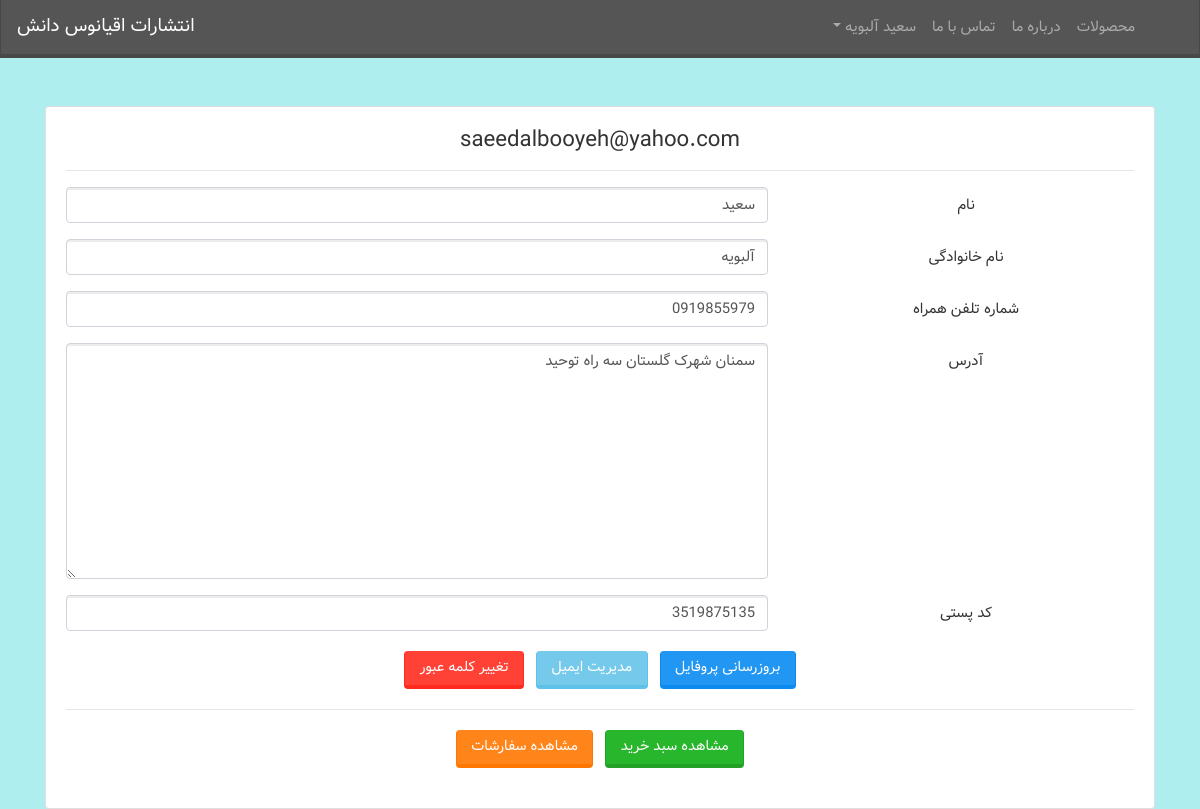
Page /user/profile/ (signed in) on the committed database.
### users/models.py (models this page shows, shortened)
class User(AbstractBaseUser, PermissionsMixin):
    email = models.EmailField(max_length=254, unique=True, verbose_name='پست الکترونیک')
    first_name = models.CharField(max_length=50, null=True, verbose_name='نام')
    last_name = models.CharField(max_length=50, null=True, verbose_name='نام خانوادگی')
    phone_number = models.CharField(max_length=10, blank=True, null=True, verbose_name='شماره تلفن همراه')
    address = models.TextField(null=True, blank=True, verbose_name='آدرس')
    postal_code = models.CharField(max_length=10, null=True, blank=True, verbose_name='کد پستی')
    is_staff = models.BooleanField(default=False)
    is_superuser = models.BooleanField(default=False)
    is_active = models.BooleanField(default=True, verbose_name='فعال')
    last_login = models.DateTimeField(null=True, blank=True, verbose_name='تاریخ آخرین ورود')
    date_joined = models.DateTimeField(auto_now_add=True, verbose_name='تاریخ عضویت')
    class Meta:
        verbose_name = 'کاربر'
        verbose_name_plural = 'کاربران'
    USERNAME_FIELD = 'email'
    EMAIL_FIELD = 'email'
    REQUIRED_FIELDS = []
    objects = UserManager()
    def get_full_name(self):
        if self.is_superuser:
            return 'مدیر سایت'
        else:
            return "{} {}".format(self.first_name, self.last_name)

### users/views.py (the view)
# urls.py: path('profile/', UserProfileView.as_view(), name='profile'),
class UserProfileView(LoginRequiredMixin, UpdateView):
    template_name = 'users/profile.html'
    model = User
    form_class = ProfileForm
    def get_object(self, queryset=None):
        return self.request.user

### users/forms.py
class ProfileForm(ModelForm):
    class Meta:
        model = User
        fields = ('first_name', 'last_name', 'phone_number', 'address', 'postal_code')
        widgets = {
            'first_name': TextInput(attrs={'class': 'form-control here'}),
            'last_name': TextInput(attrs={'class': 'form-control here'}),
            'phone_number': TextInput(attrs={'class': 'form-control here'}),
            'postal_code': TextInput(attrs={'class': 'form-control here'}),
            'address': Textarea(attrs={'class': 'form-control'}),
        }

### users/templates/users/profile.html (shortened to what this page needs)
{% extends "base.html" %}
{% load static %}
{% block content %}
<div class="container rtl-div text-center mt-5">
	<div class="row">
		<div class="col-md-12">
		    <div class="card">
		        <div class="card-body">
		            <div class="row">
		                <div class="col-md-12">
		                    <h4>{{ request.user.email }}</h4>
		                    <hr>
		                </div>
		            </div>
		            <div class="row">
		                <div class="col-md-12">
		                    <form method="POST">
                              <div class="form-group row">
                                <label class="col-4 col-form-label">نام</label>
                                <div class="col-8">
                                  {{ form.first_name }}
                                </div>
                              </div>
                              <div class="form-group row">
                                <label class="col-4 col-form-label">نام خانوادگی</label>
                                <div class="col-8">
                                  {{ form.last_name }}
                                </div>
                              </div>
                              <div class="form-group row">
                                <label class="col-4 col-form-label">شماره تلفن همراه</label>
                                <div class="col-8">
                                  {{ form.phone_number }}
                                </div>
                              </div>
                              <div class="form-group row">
                                <label class="col-4 col-form-label">آدرس</label>
                                <div class="col-8">
                                  {{ form.address }}
                                </div>
                              </div>
                              <div class="form-group row">
                                <label class="col-4 col-form-label">کد پستی</label>
                                <div class="col-8">
                                  {{ form.postal_code }}
                                </div>
                              </div>
                              <div class="form-group row">
                                <div class="col-12">
                                  <button name="submit" type="submit" class="btn btn-primary m-1">بروزرسانی پروفایل</button>
                                  <a href="{% url 'account_email' %}" role="button" class="btn btn-info btn-md m-1 ">مدیریت ایمیل</a>
                                  <a href="{% url 'account_change_password' %}" role="button" class="btn btn-danger btn-md m-1 ">تغییر کلمه عبور</a>
                                    <hr>
                                  <a href="{% url 'orders:user_cart' %}" role="button" class="btn btn-success btn-md m-1 ">مشاهده سبد خرید</a>
                                  <a href="{% url 'orders:orders_list' %}" role="button" class="btn btn-warning btn-md m-1 ">مشاهده سفارشات</a>
                                </div>
                              </div>
                            </form>
		                </div>
		            </div>
		        </div>
		    </div>
		</div>
	</div>
</div>
{% endblock %}

### book_store/templates/base.html (shortened to what this page needs)
{% load static %}
<html lang="en">
<head>
    <link rel="stylesheet" href="https://use.fontawesome.com/releases/v5.7.0/css/all.css">
    <link href="{% static 'django_comments_xtd/css/bootstrap.min.css' %}" rel="stylesheet" type="text/css">
    <link href="{% static 'django_comments_xtd/css/bootstrap.css' %}" rel="stylesheet" type="text/css">
    <link href="{% static 'main_style.css' %}" rel="stylesheet" type="text/css">
</head>
<body>
<nav class="navbar navbar-expand-lg navbar-dark bg-dark">
    <a class="navbar-brand" href="{% url 'landing' %}">
        انتشارات اقیانوس دانش
    </a>
    <div class="collapse navbar-collapse" id="navbarNavDropdown">
        <ul class="navbar-nav ml-auto" style="direction: rtl;">
            <li class="nav-item {% if request.resolver_match.url_name == 'books_list' %}active{% endif %}">
                <a class="nav-link text-right" href="{% url 'catalog:books_list' %}">محصولات<span class="sr-only">(current)</span></a>
            </li>
            <li class="nav-item {% if request.resolver_match.url_name == 'about' %}active{% endif %}">
                <a class="nav-link text-right" href="{% url 'about' %}">درباره ما</a>
            </li>
            <li class="nav-item {% if request.resolver_match.url_name == 'contact' %}active{% endif %}">
                <a class="nav-link text-right" href="{% url 'contact' %}">تماس با ما</a>
            </li>
            {% if request.user.is_authenticated %}
                {% if request.user.is_superuser %}
                    <li class="nav-item dropdown ">
                        <a class="nav-link dropdown-toggle text-right" href="#" id="navbarDropdownMenuLink" role="button"
                           data-toggle="dropdown" aria-haspopup="true" aria-expanded="false">
                            {{ request.user.get_full_name }}
                        </a>
                        <div class="dropdown-menu" aria-labelledby="navbarDropdownMenuLink">
                            <a class="dropdown-item text-right" href="{% url 'admin:index' %}">پنل مدیریت</a>
                            <a class="dropdown-item text-right" href="{% url 'account_logout' %}">خروج</a>
                        </div>
                    </li>
                {% else %}
                    <li class="nav-item dropdown">
                        <a class="nav-link dropdown-toggle text-right" href="#" id="navbarDropdownMenuLink" role="button"
                           data-toggle="dropdown" aria-haspopup="true" aria-expanded="false">
                            {% if request.user.last_name and request.user.first_name %}
                                {{ request.user.get_full_name }}
                            {% else %}
                                بدون نام
                            {% endif %}
                        </a>
                    </li>
                {% endif %}
            {% else %}
                <li class="nav-item {% if request.resolver_match.url_name == 'account_login' %}active{% endif %}">
                    <a class="nav-link text-right" href="{% url 'account_login' %}">ورود کاربر</a>
                </li>
            {% endif %}
        </ul>
    </div>
</nav>
{% block body %}
    {% block content %}
    {% endblock %}
{% endblock %}
</body>
</html>

### book_store/templates/static/main_style.css (style rules this page uses)
* { font-family: "Vazir", Arial, sans-serif; }
input, textarea, select { font-family:inherit; }
h1, h2, h3, h4, h5, h6, p, a, .rtl-div { direction: rtl; }
body { background-color: #AFEEEE; }

### rows in the picture
User: user.get_full_name "سعید آلبویه", user.email "saeedalbooyeh@yahoo.com", first_name "سعید", last_name "آلبویه", phone_number "0919855979", address "سمنان شهرک گلستان سه راه توحید", postal_code "3519875135"
